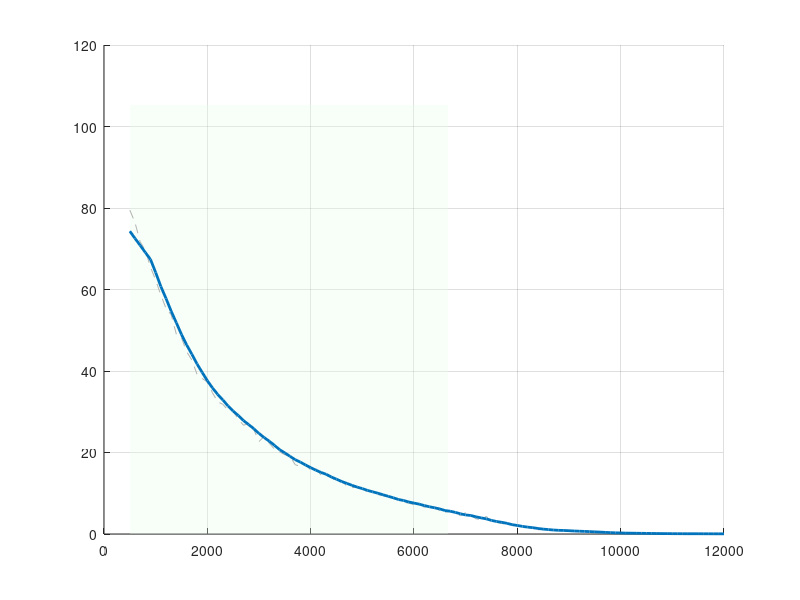

Here is the MATLAB script that generated this plot: (Note: this script raises an error after producing the figure.)
clc; clear; close all;

%% =========================
% 1. SYSTEM PARAMETERS
% =========================
% Đề tài: Thiết kế hiệu năng mạng Wi-Fi cho hệ thống UAV truyền video thời gian thực
% Chuẩn: IEEE 802.11ac (Wi-Fi 5), 5 GHz, Point-to-Point GCS <-> UAV
%
% Tham số phần cứng (khớp lý thuyết Chương 4.1):
%   UAV : NVIDIA Jetson Nano + Intel 8265NGW
%   GCS : Access Point anten định hướng

fc     = 5e9;       % Tần số sóng mang (Hz)
c      = 3e8;       % Vận tốc ánh sáng (m/s)
lambda = c / fc;    % Bước sóng: 0.06 m
Pt     = 20;        % Công suất phát UAV (dBm) - khớp lý thuyết Ch.4.1
Gt     = 2;         % Gain anten UAV: dipole/film đa hướng (dBi) - Ch.2.2
Gr     = 18;        % Gain anten GCS: định hướng (dBi) - Ch.4.1
ht     = 50;        % Độ cao UAV (m) - kịch bản bay tuần tra
hr     = 2;         % Độ cao anten GCS mặt đất (m)
BW     = 40e6;      % Băng thông kênh 802.11ac (Hz) - Ch.4.1

% Noise (khớp công thức lý thuyết Ch.4.2.4)
NF     = 7;                          % Noise Figure máy thu (dB)
N0     = -174 + 10*log10(BW) + NF;  % Tổng nhiễu nhiệt nền (dBm)
I_mean = -90;                        % Nhiễu đồng kênh nền (dBm)

% Rician K-factor = 5 (mặc định Ch.4.2.3, UAV ở độ cao 50m, LOS tốt)
K = 5;

%% =========================
% 2. WIFI MCS TABLE
% =========================
% 802.11ac, 1 spatial stream, BW=40MHz (khớp lý thuyết Ch.4.2.5)
SNR_req  = [4  7  10  13  16  20  24  28];  % Ngưỡng SINR tối thiểu (dB)
PHY_rate = [13 26 39  52  78 104 117 130];  % Tốc độ PHY tương ứng (Mbps)
MAC_eff  = 0.7;                              % Hiệu suất MAC (overhead 802.11)
Packet_Size_bits = 1500 * 8;                 % Kích thước gói Ethernet (bits)

% Bảng p_loss theo từng MCS — khai báo NGOÀI vòng lặp (tránh tái tạo 57500 lần)
% Mô hình L2S: p_loss giảm đơn điệu khi MCS tăng
% Nguồn: IEEE 802.11ac-2013 Annex B; ITU-T G.1010 (2001); Perahia & Stacey (2013)
p_loss_table = [0.30, 0.15, 0.08, 0.05, 0.02, 0.01, 0.005, 0.002];
%               MCS0  MCS1  MCS2  MCS3  MCS4  MCS5  MCS6   MCS7

%% =========================
% 3. KHOẢNG CÁCH & CRITICAL DISTANCE
% =========================
% dc = 4*ht*hr/lambda = 4*50*2/0.06 = 6667 m
% → Phải mở rộng d để thấy đủ 3 vùng theo lý thuyết Ch.4.3.1:
%   Vùng 1 (An toàn)  : d < dc        → suy hao Free-Space (20 dB/decade)
%   Vùng 2 (Cảnh báo) : dc ~ 1.5*dc   → chuyển tiếp
%   Vùng 3 (Sụp đổ)   : d > dc        → suy hao Two-Ray (40 dB/decade)
dc = (4 * ht * hr) / lambda;
fprintf('=== Khoảng cách tới hạn dc = %.0f m ===\n', dc);

d  = 500 : 100 : 12000;   % 500 m – 12 km, bước 100 m
Nd = length(d);

%% =========================
% 4. MONTE CARLO SETUP
% =========================
Nrun = 500;  % Đủ lớn để kết quả hội tụ ổn định

Throughput_all = zeros(Nrun, Nd);
SINR_all       = zeros(Nrun, Nd);
PacketLoss_all = zeros(Nrun, Nd);
Latency_all    = zeros(Nrun, Nd);

%% =========================
% 5. MAIN SIMULATION LOOP
% =========================
for k = 1:Nrun
    for i = 1:Nd

        % ===== Mô hình Two-Ray Ground Reflection (Ch.4.2.1) =====
        % Vùng gần (d <= dc): Free-Space, suy hao ~ d^2
        % Vùng xa  (d >  dc): Two-Ray, suy hao ~ d^4
        if d(i) <= dc
            PL = 20*log10(d(i)) + 20*log10(4*pi / lambda);
        else
            PL_dc = 20*log10(dc) + 20*log10(4*pi / lambda);
            PL    = PL_dc + 40*log10(d(i) / dc);
        end
        Pr_base = Pt + Gt + Gr - PL;

        % ===== Shadowing Log-Normal (Ch.4.2.2): sigma = 3 dB =====
        % Giới hạn dao động ở mức ±2σ (±6 dB) để tránh sụt giảm phi vật lý
        shadowing   = randn * 3;         % N(0,9): σ=3dB, KHÔNG clipping (Rappaport 2002 Sec 3.3)
        Pr_shadowed   = Pr_base + shadowing;

        % ===== Rician Fading (Ch.4.2.3) - công thức đúng =====
        % h = sqrt(K/(K+1)) + sqrt(1/(2*(K+1))) * (N(0,1) + jN(0,1))
        LOS_amp  = sqrt(K / (K + 1));
        
        NLOS_amp = sqrt(1 / (2*(K+1))) * (randn + 1i*randn);  % Gaussian phức, KHÔNG clipping (Simon & Alouini 2005)
        
        fading   = LOS_amp + NLOS_amp;
        Pr       = Pr_shadowed + 20*log10(abs(fading));

        % ===== Nhiễu & SINR (Ch.4.2.4) =====
        % Giới hạn nhiễu dao động ở mức ±2σ (±4 dB)
        I_inst = I_mean + randn * 2;   % Nhiễu tức thời, KHÔNG clipping (Tse & Viswanath 2005)
        NI_mW         = 10^(N0/10) + 10^(I_inst/10);
        SINR          = Pr - 10*log10(NI_mW);
        SINR_all(k, i) = SINR;

        % ===== Adaptive MCS (Ch.4.2.5) =====
        idx = find(SINR >= SNR_req, 1, 'last');
        if isempty(idx)
            rate = 0;
        else
            rate = PHY_rate(idx);
        end
        % ===== Packet Loss (Ch.4.2.6) — Căn theo từng ngưỡng MCS =====
        % Mô hình L2S (Link-to-System Mapping):
        % p_loss gắn với từng MCS index, giảm đơn điệu khi MCS tăng.
        % Nguồn: IEEE 802.11ac-2013 Annex B, ITU-T G.1010, Perahia & Stacey (2013)
        
        % p_loss_table đã khai báo ở Phần 2 (ngoài vòng lặp)
        
        if rate == 0
            % SINR < SNR_req(1) = 4 dB: kết nối sụp đổ hoàn toàn
            % Mọi gói đều mất → p_loss = 1.0
            p_loss = 1.0;
        else
            % idx đã tính ở bước MCS: index MCS đang dùng (1–8)
            p_loss = p_loss_table(idx);
        end
        
        loss = rand < p_loss;
        PacketLoss_all(k, i) = loss;

        % ===== Throughput (Ch.4.3.1) =====
        % Goodput = PHY_rate × MAC_efficiency × (1 − PER)
        % Nguồn: Bianchi (2000) IEEE JSAC; Bellalta et al. (2016) IEEE Wireless Comm.
        % MAC_eff = 0.7 hấp thụ overhead CSMA/CA, ACK, SIFS, DIFS
        % (1 - p_loss) phản ánh tỉ lệ gói thực sự thành công trên kênh
        
        if rate == 0
            tp = 0;                                  % Không có kết nối
        else
            tp = rate * MAC_eff * (1 - p_loss);      % Goodput theo MCS và PER
        end
        Throughput_all(k, i) = tp;


        % ===== Latency (Ch.1.3.1) =====
        % E2E Latency = Prop_Delay + Tx_Delay + MAC_Queue_Delay [+ Retry]
        Prop_Delay      = d(i) / c;                              % d/c
        MAC_Queue_Delay = 0.002 + rand * 0.003;                  % 2–5 ms
        if rate > 0
            Tx_Delay = Packet_Size_bits / (rate * 1e6);          % L/R
        else
            Tx_Delay = inf;
        end

        if loss && rate > 0
            Retry_Penalty   = Tx_Delay + 0.002 + rand * 0.005;
            current_latency = Prop_Delay + Tx_Delay + MAC_Queue_Delay + Retry_Penalty;
        else
            current_latency = Prop_Delay + Tx_Delay + MAC_Queue_Delay;
        end

        if rate == 0 || ~isfinite(current_latency) || current_latency > 0.2
            Latency_all(k, i) = 200;
        else
            Latency_all(k, i) = current_latency * 1000;   % → ms
        end
    end
end

%% =========================
% 6. AVERAGING & SMOOTHING
% =========================
Throughput_avg = mean(Throughput_all, 1);
SINR_avg       = mean(SINR_all, 1);
PacketLoss_avg = mean(PacketLoss_all, 1);
Latency_avg    = mean(Latency_all, 1);

 win = 8;
 Throughput_smooth  = movmean(Throughput_avg, win);
 SINR_smooth        = movmean(SINR_avg, win);
 PacketLoss_smooth  = movmean(PacketLoss_avg, win);
 Latency_smooth     = movmean(Latency_avg, win);


%% =========================
% 7. JITTER MODEL - HÀM LIÊN TỤC (Ch.4.2.7)
% =========================
% Lý thuyết: Jitter tăng do ICI (Inter-Carrier Interference) khi Doppler
% shift phá vỡ tính trực giao OFDM. ICI tỉ lệ với fd^2 → Jitter ~ fd^2.
%
% Công thức: fd = v / lambda  (Ch.4.2.7)
%            Jitter(ms) = J0 + alpha * fd^2
%
% Hiệu chỉnh: J0=5ms (jitter nền MAC), alpha để Jitter=30ms tại v≈20m/s
%   fd tại v=20 m/s = 20/0.06 = 333 Hz
%   30 = 5 + alpha * 333^2  → alpha ≈ 0.000225

v      = 0 : 1 : 30;        % Vận tốc UAV (m/s): 0–108 km/h
fd     = v / lambda;        % Doppler shift (Hz)
J0     = 5;                 % Jitter nền (ms)
alpha  = 0.000225;          % Hệ số ICI
Jitter = J0 + alpha * fd.^2;

%% =========================
% 8. NGƯỠNG & ĐIỂM GÃY (từ Bảng 2.1 lý thuyết)
% =========================
realtime_th = 5;     % Throughput tối thiểu cho video HD (Mbps) - Ch.1.3.4
latency_th  = 100;   % Độ trễ E2E tối đa cho FPV/realtime (ms) - Ch.1.3.1
jitter_th   = 30;    % Jitter tối đa cho UDP video (ms) - Ch.1.3.2

% Throughput
fail_idx   = Throughput_smooth < realtime_th;
fail_point = find(fail_idx, 1, 'first');

% Latency
high_latency_idx = Latency_smooth > latency_th;
lat_fail_point   = find(high_latency_idx, 1, 'first');

% Packet loss
high_loss = PacketLoss_smooth > 0.05;

% Jitter - điểm vận tốc vượt ngưỡng
jitter_fail_idx = find(Jitter > jitter_th, 1, 'first');

%% =========================
% 9. PLOTS
% =========================

% Màu chuẩn IEEE
col_raw    = [0.70 0.70 0.70];
col_smooth = [0.00 0.45 0.74];   % xanh dương
col_warn   = [1.00 0.60 0.60];   % đỏ nhạt

%% ===== Figure 1: Throughput vs Distance =====
% Thể hiện 3 vùng lý thuyết Ch.4.3.1
figure('Name','Fig 1: Throughput vs Distance','NumberTitle','off');
hold on; grid on;

% Tô nền 3 vùng
ylim_max = max(Throughput_smooth)*1.35 + 5;
patch([d(1) dc dc d(1)], [0 0 ylim_max ylim_max], [0.9 1.0 0.9], ...
    'EdgeColor','none','FaceAlpha',0.3,'DisplayName','Vùng An toàn');
patch([dc dc d(end) d(end)], [0 0 ylim_max ylim_max], [1.0 0.95 0.85], ...
    'EdgeColor','none','FaceAlpha',0.3,'DisplayName','Vùng Suy giảm / Sụp đổ');

plot(d, Throughput_avg, '--', 'Color', col_raw, 'DisplayName','Raw (Monte Carlo)');
plot(d, Throughput_smooth, 'Color', col_smooth, 'LineWidth', 2, 'DisplayName','Smoothed');
yline(realtime_th, 'r--', 'LineWidth', 1.5, 'Label','Realtime ≥ 5 Mbps');

% Đường dc
xline(dc, 'k:', 'LineWidth', 1.5, 'Label', sprintf('d_c=%.0fm',dc), ...
    'LabelVerticalAlignment','bottom');

% Điểm fail
if ~isempty(fail_point)
    x_f = d(fail_point); y_f = Throughput_smooth(fail_point);
    area(d(fail_idx), Throughput_smooth(fail_idx), ...
        'FaceColor', col_warn, 'EdgeColor','none', 'FaceAlpha',0.5, ...
        'DisplayName','Dưới ngưỡng Realtime');
    plot(x_f, y_f, 'ro','MarkerSize',8,'LineWidth',2,'HandleVisibility','off');
    text(x_f+100, y_f+3, sprintf('Sụp đổ @ %d m', round(x_f)), ...
        'Color','r','FontWeight','bold','FontSize',9);
end

xlabel('Khoảng cách (m)', 'FontSize',11);
ylabel('Throughput MAC (Mbps)', 'FontSize',11);
title('Throughput vs Khoảng cách – Kịch bản 1 (Ch.4.3.1)', 'FontSize',12);
legend('Location','northeast','FontSize',9);
xlim([d(1) d(end)]); ylim([0 ylim_max]);

% Chú thích 3 vùng
text(dc*0.4, ylim_max*0.92, 'Vùng AN TOÀN', ...
    'Color',[0.1 0.5 0.1],'FontWeight','bold','HorizontalAlignment','center','FontSize',9);
text(dc*1.35, ylim_max*0.92, 'Vùng SỤP ĐỔ', ...
    'Color',[0.7 0.2 0.0],'FontWeight','bold','HorizontalAlignment','center','FontSize',9);

%% ===== Figure 2: SINR vs Distance =====
figure('Name','Fig 2: SINR vs Distance','NumberTitle','off');
hold on; grid on;

% Tô nền 2 vùng
ylim_sinr = [min(SINR_smooth)-5, max(SINR_smooth)+5];
patch([d(1) dc dc d(1)], [ylim_sinr(1) ylim_sinr(1) ylim_sinr(2) ylim_sinr(2)], ...
    [0.9 1.0 0.9],'EdgeColor','none','FaceAlpha',0.3);
patch([dc dc d(end) d(end)], [ylim_sinr(1) ylim_sinr(1) ylim_sinr(2) ylim_sinr(2)], ...
    [1.0 0.95 0.85],'EdgeColor','none','FaceAlpha',0.3);

plot(d, SINR_avg,    '--','Color',col_raw,'DisplayName','Raw');
plot(d, SINR_smooth, 'Color',col_smooth,'LineWidth',2,'DisplayName','Smoothed');

% Ngưỡng MCS (Ch.4.2.5)
mcs_col = lines(length(SNR_req));
for m = 1:length(SNR_req)
    yline(SNR_req(m), ':', 'Color', mcs_col(m,:), 'Alpha',0.7, ...
        'Label',sprintf('MCS%d(%ddB)',m-1,SNR_req(m)), ...
        'LabelHorizontalAlignment','right','FontSize',7);
end

xline(dc,'k:','LineWidth',1.5,'Label',sprintf('d_c=%.0fm',dc), ...
    'LabelVerticalAlignment','bottom');

% Vùng tín hiệu yếu
weak_idx = SINR_smooth < SNR_req(1);
if any(weak_idx)
    area(d(weak_idx), SINR_smooth(weak_idx), ...
        'FaceColor',col_warn,'EdgeColor','none','FaceAlpha',0.5,'BaseValue',ylim_sinr(1));
    ws = find(weak_idx,1,'first');
    text(d(ws)+200, SINR_smooth(ws)+2,'Weak Signal Region','Color','r', ...
        'FontWeight','bold','FontSize',9);
end

xlabel('Khoảng cách (m)','FontSize',11);
ylabel('SINR (dB)','FontSize',11);
title('SINR vs Khoảng cách – Mô hình Two-Ray (Ch.4.2.1)','FontSize',12);
legend({'Raw','Smoothed'},'Location','northeast','FontSize',9);
xlim([d(1) d(end)]); ylim(ylim_sinr);

%% ===== Figure 3: Packet Loss vs Distance =====
figure('Name','Fig 3: Packet Loss vs Distance','NumberTitle','off');
hold on; grid on;

patch([d(1) dc dc d(1)], [0 0 0.65 0.65], [0.9 1.0 0.9], ...
    'EdgeColor','none','FaceAlpha',0.3);
patch([dc dc d(end) d(end)], [0 0 0.65 0.65], [1.0 0.95 0.85], ...
    'EdgeColor','none','FaceAlpha',0.3);

plot(d, PacketLoss_avg,    '--','Color',col_raw,'DisplayName','Raw');
plot(d, PacketLoss_smooth, 'Color',[0.85 0.33 0.1],'LineWidth',2,'DisplayName','Smoothed');
yline(0.05,'r--','LineWidth',1.5,'Label','Ngưỡng Video 5%');
yline(0.01,'b:','LineWidth',1.2,'Label','Ngưỡng Tốt 1%');

xline(dc,'k:','LineWidth',1.5,'Label',sprintf('d_c=%.0fm',dc), ...
    'LabelVerticalAlignment','bottom');

if any(high_loss)
    area(d(high_loss), PacketLoss_smooth(high_loss), ...
        'FaceColor',[1 0.7 0.7],'EdgeColor','none','FaceAlpha',0.5, ...
        'DisplayName','Loss > 5% (Ch.2.3.2)');
    hl = find(high_loss,1,'first');
    text(d(hl)+150, PacketLoss_smooth(hl)+0.015, ...
        sprintf('Loss > 5%%\n@ %dm',round(d(hl))), ...
        'Color',[0.7 0 0],'FontWeight','bold','FontSize',9);
end

xlabel('Khoảng cách (m)','FontSize',11);
ylabel('Packet Loss Ratio','FontSize',11);
title('Tỷ lệ mất gói vs Khoảng cách (Ch.4.2.6)','FontSize',12);
legend('Location','northwest','FontSize',9);
xlim([d(1) d(end)]); ylim([0 1.05]);

%% ===== Figure 4: Jitter vs Vận tốc UAV (Ch.4.2.7) =====
% Mô hình hàm liên tục: Jitter = J0 + alpha*fd^2
% Phản ánh đúng quan hệ vật lý ICI ∝ fd^2 (lý thuyết Ch.4.2.7)
figure('Name','Fig 4: Jitter vs UAV Velocity','NumberTitle','off');
hold on; grid on;

% Vùng fail (Jitter > 30ms)
fail_v = Jitter > jitter_th;
if any(fail_v)
    area(v(fail_v), Jitter(fail_v), ...
        'FaceColor',col_warn,'EdgeColor','none','FaceAlpha',0.5, ...
        'BaseValue',jitter_th);
end

plot(v, Jitter, 'b','LineWidth',2,'DisplayName', ...
    sprintf('Jitter = %.0f + %.6f·f_d² (ms)',J0,alpha));
yline(jitter_th,'r--','LineWidth',1.5,'Label',sprintf('Realtime Limit (%dms)',jitter_th));

% Điểm vượt ngưỡng
if ~isempty(jitter_fail_idx)
    v_crit = v(jitter_fail_idx);
    fd_crit = fd(jitter_fail_idx);
    plot(v_crit, Jitter(jitter_fail_idx), 'ro','MarkerSize',8,'LineWidth',2, ...
        'HandleVisibility','off');
    text(v_crit+0.5, Jitter(jitter_fail_idx)+3, ...
        sprintf('ICI vượt ngưỡng\nv = %d m/s (%.0f km/h)\nf_d = %.0f Hz', ...
        v_crit, v_crit*3.6, fd_crit), ...
        'Color','r','FontWeight','bold','FontSize',9);
    text(mean(v(fail_v)), max(Jitter)*0.75, 'Unstable Video', ...
        'Color','r','FontWeight','bold','HorizontalAlignment','center','FontSize',10);
end

% Annotate Doppler shift tại các mốc
for ii = 1:3:length(v)
    text(v(ii), Jitter(ii)-4, sprintf('f_d\n%.0fHz',fd(ii)), ...
        'FontSize',7,'HorizontalAlignment','center','Color',[0.4 0.4 0.4]);
end

xlabel('Vận tốc UAV (m/s)','FontSize',11);
ylabel('Jitter (ms)','FontSize',11);
title('Jitter vs Vận tốc UAV – Hiệu ứng Doppler/ICI (Ch.4.2.7)','FontSize',12);
legend('Location','northwest','FontSize',9);
xlim([v(1) v(end)]); ylim([0 max(Jitter)*1.2+5]);

%% ===== Figure 5: Latency vs Distance (Ch.1.3.1) =====
figure('Name','Fig 5: Latency vs Distance','NumberTitle','off');
hold on; grid on;

patch([d(1) dc dc d(1)], [0 0 220 220], [0.9 1.0 0.9], ...
    'EdgeColor','none','FaceAlpha',0.3);
patch([dc dc d(end) d(end)], [0 0 220 220], [1.0 0.95 0.85], ...
    'EdgeColor','none','FaceAlpha',0.3);

plot(d, Latency_avg,    '--','Color',col_raw,'DisplayName','Raw');
plot(d, Latency_smooth, '-m','LineWidth',2,'DisplayName','Smoothed');
yline(latency_th,'r--','LineWidth',1.5, ...
    'Label',sprintf('Ngưỡng FPV Realtime (%dms)',latency_th));

xline(dc,'k:','LineWidth',1.5,'Label',sprintf('d_c=%.0fm',dc), ...
    'LabelVerticalAlignment','bottom');

if any(high_latency_idx)
    area(d(high_latency_idx), Latency_smooth(high_latency_idx), ...
        'FaceColor',col_warn,'EdgeColor','none','FaceAlpha',0.5, ...
        'BaseValue',latency_th,'DisplayName','Vượt ngưỡng Latency');
    if ~isempty(lat_fail_point)
        x_lf = d(lat_fail_point); y_lf = Latency_smooth(lat_fail_point);
        plot(x_lf, y_lf,'ro','MarkerSize',8,'LineWidth',2,'HandleVisibility','off');
        text(x_lf+150, y_lf+8, sprintf('Latency Fail\n@ %d m',round(x_lf)), ...
            'Color','r','FontWeight','bold','FontSize',9);
    end
end

xlabel('Khoảng cách (m)','FontSize',11);
ylabel('Độ trễ E2E (ms)','FontSize',11);
title('Độ trễ End-to-End vs Khoảng cách (Ch.1.3.1)','FontSize',12);
legend('Location','northwest','FontSize',9);
xlim([d(1) d(end)]); ylim([0 220]);

%% =========================
% 10. SUMMARY REPORT
% =========================
fprintf('\n============================================================\n');
fprintf('           TÓM TẮT KẾT QUẢ MÔ PHỎNG\n');
fprintf('============================================================\n');
fprintf('Tần số              : %.1f GHz\n', fc/1e9);
fprintf('Băng thông          : %.0f MHz\n', BW/1e6);
fprintf('Công suất phát UAV  : %.0f dBm\n', Pt);
fprintf('Gain anten GCS      : %.0f dBi\n', Gr);
fprintf('Độ cao UAV / GCS    : %.0f m / %.0f m\n', ht, hr);
fprintf('Khoảng cách tới hạn : %.0f m (Two-Ray d_c)\n', dc);
fprintf('Rician K-factor     : %d\n', K);
fprintf('Monte Carlo runs    : %d\n', Nrun);
fprintf('------------------------------------------------------------\n');
if ~isempty(fail_point)
    fprintf('[KQ1] Throughput sụp đổ : @ %.0f m (< %.0f Mbps)\n', d(fail_point), realtime_th);
else
    fprintf('[KQ1] Throughput        : Không sụp đổ trong tầm khảo sát\n');
end
if ~isempty(lat_fail_point)
    fprintf('[KQ2] Latency vượt ngưỡng: @ %.0f m (> %.0f ms)\n', d(lat_fail_point), latency_th);
else
    fprintf('[KQ2] Latency           : Không vượt ngưỡng trong tầm khảo sát\n');
end
if ~isempty(jitter_fail_idx)
    fprintf('[KQ3] Jitter vượt ngưỡng : v > %d m/s (%.0f km/h), fd > %.0f Hz\n', ...
        v(jitter_fail_idx), v(jitter_fail_idx)*3.6, fd(jitter_fail_idx));
end
fprintf('[KQ4] SINR max / min  : %.1f dB / %.1f dB\n', max(SINR_smooth), min(SINR_smooth));
fprintf('============================================================\n');
fprintf('→ UAV hoạt động AN TOÀN trong bán kính < d_c = %.0f m\n', dc);
fprintf('→ Vận tốc tối đa để video ổn định: %d m/s (%.0f km/h)\n', ...
    v(jitter_fail_idx)-1, (v(jitter_fail_idx)-1)*3.6);
fprintf('============================================================\n');
